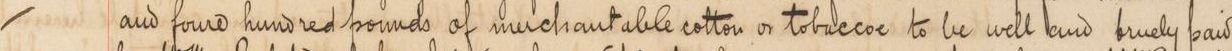
#> input picture images/0F9UPVFDkUYwkiUI.jpg, 1232 x 51 px, found by its file name; its folder holds only this picture in this run
$ python 02_image_forensics.py   (older library calls are emulated)
#> lines starting #> are read from the running program, lines starting #| are printed output that depends on the picture; after the words box and inside, x2 and y2 are one past the last pixel; in counts of white or black regions, pixels touching at a corner belong together
"""Full-dataset image forensics: one row per image for ALL 6,159 images (train + test + unlisted).

Also computes the exact Qwen processor geometry (notebook load_image ladder -> smart_resize) under the
Kaggle transformers-5.0.0 behaviour (MIN_PIXELS=200704, MAX_PIXELS=2e6 honoured) and under the
model-default behaviour (overrides ignored, as in transformers>=5.1x), plus perceptual hashes and a
32x320 grayscale thumbnail for similarity / clustering work.
"""
import math
import os
import sys
from multiprocessing import Pool

import cv2
import numpy as np
import pandas as pd
from PIL import Image

ROOT = "D:/HANAFY/ROAD"
IMG = f"{ROOT}/images"
OUT = f"{ROOT}/work"


def smart_resize(h, w, factor, min_pixels, max_pixels):
    h_bar = round(h / factor) * factor
    w_bar = round(w / factor) * factor
    if h_bar * w_bar > max_pixels:
        beta = math.sqrt((h * w) / max_pixels)
        h_bar = max(factor, math.floor(h / beta / factor) * factor)
        w_bar = max(factor, math.floor(w / beta / factor) * factor)
    elif h_bar * w_bar < min_pixels:
        beta = math.sqrt(min_pixels / (h * w))
        h_bar = math.ceil(h * beta / factor) * factor
        w_bar = math.ceil(w * beta / factor) * factor
    return max(h_bar, factor), max(w_bar, factor)


def ladder_size(w, h):
    """barbados-2.ipynb load_image(): PIL thumbnail (downscale-only, aspect preserved)."""
    a = w / h
    if a > 10:
        box = (2048, 384)
    elif a > 5:
        box = (2048, 512)
    elif a > 3:
        box = (1600, 640)
    else:
        box = (1536, 768)
    if w <= box[0] and h <= box[1]:
        return w, h
    s = min(box[0] / w, box[1] / h)
    # PIL thumbnail rounds to keep aspect; replicate its rounding closely
    nw, nh = max(1, round(w * s)), max(1, round(h * s))
    return min(nw, box[0]), min(nh, box[1])


def phash(gray):
    g = cv2.resize(gray, (32, 32), interpolation=cv2.INTER_AREA).astype(np.float32)
    d = cv2.dct(g)[:8, :8]
    med = np.median(d[1:].ravel()) if d.size else 0
    bits = (d > np.median(d)).ravel()
    return int("".join("1" if b else "0" for b in bits), 2)


def dhash(gray, hs=8):
    g = cv2.resize(gray, (hs * 4 + 1, hs), interpolation=cv2.INTER_AREA).astype(np.int16)
    bits = (g[:, 1:] > g[:, :-1]).ravel()
    return int("".join("1" if b else "0" for b in bits), 2)


def jpeg_info(path):
    info = {}
    try:
        im = Image.open(path)
#> im is the input picture: PIL image 1232x51 RGB; mean R, G, B 211.6, 188.1, 157.3
        info["mode"] = im.mode
        q = getattr(im, "quantization", None) or {}
#> q = 2 items
        if q:
            t0 = np.array(q.get(0, [0]), np.float64)
#> t0 = 64 values, max 36 at index 53, min 3 at index 1, mean 17.33
            info["jpeg_q0_mean"] = float(t0.mean())
            info["jpeg_q0_dc"] = float(t0[0])
            info["jpeg_ntables"] = len(q)
            # libjpeg-style quality estimate from luma table
            std_luma = np.array([16, 11, 10, 16, 24, 40, 51, 61, 12, 12, 14, 19, 26, 58, 60, 55, 14, 13, 16, 24, 40, 57, 69, 56,
                                 14, 17, 22, 29, 51, 87, 80, 62, 18, 22, 37, 56, 68, 109, 103, 77, 24, 35, 55, 64, 81, 104, 113, 92,
                                 49, 64, 78, 87, 103, 121, 120, 101, 72, 92, 95, 98, 112, 100, 103, 99], np.float64)
            s = 100.0 * t0.sum() / std_luma.sum() if len(t0) == 64 else np.nan
#> s = 30.07
            info["jpeg_quality_est"] = float((200 - s) / 2 if s <= 100 else 5000 / s) if s == s else np.nan
        info["progressive"] = int(bool(im.info.get("progressive") or im.info.get("progression")))
        dpi = im.info.get("dpi")
        info["dpi"] = float(dpi[0]) if dpi else np.nan
        try:
            from PIL.JpegImagePlugin import get_sampling
            info["subsampling"] = get_sampling(im)
        except Exception:
            info["subsampling"] = -9
        info["has_exif"] = int(bool(im.info.get("exif")))
        info["has_icc"] = int(bool(im.info.get("icc_profile")))
    except Exception as e:  # noqa
        info["read_error"] = str(e)[:80]
    return info


def shear_score(mask, shears):
    h, w = mask.shape
    best, bs = None, -1
    ys = np.arange(h)[:, None]
    for s in shears:
        M = np.float32([[1, s, -s * h / 2], [0, 1, 0]])
        sh = cv2.warpAffine(mask, M, (w, h), flags=cv2.INTER_NEAREST, borderValue=0)
        col = sh.sum(axis=0).astype(np.float64)
        v = float((col ** 2).sum())
        if v > bs:
            bs, best = v, s
    return best


def skew_score(mask, angles):
    h, w = mask.shape
    best, bs = 0.0, -1
    for a in angles:
        M = cv2.getRotationMatrix2D((w / 2, h / 2), a, 1.0)
        r = cv2.warpAffine(mask, M, (w, h), flags=cv2.INTER_NEAREST, borderValue=0)
        row = r.sum(axis=1).astype(np.float64)
        v = float((row ** 2).sum())
        if v > bs:
            bs, best = v, a
    return best


def runs(b):
    """lengths of consecutive True runs in 1-D bool array"""
    if b.size == 0:
        return np.array([], int)
    d = np.diff(np.concatenate([[0], b.astype(np.int8), [0]]))
    s, e = np.where(d == 1)[0], np.where(d == -1)[0]
    return e - s


def analyse(fn):
    iid = fn[:-4]
    path = os.path.join(IMG, fn)
    r = {"ID": iid, "file_bytes": os.path.getsize(path)}
    r.update(jpeg_info(path))
    bgr = cv2.imread(path, cv2.IMREAD_COLOR)
    if bgr is None:
        r["read_error"] = "cv2_none"
        return r, None
    h, w = bgr.shape[:2]
#> h = 51; w = 1232
    r.update(width=w, height=h, aspect=w / h, pixels=w * h)
    rgb = bgr[..., ::-1].astype(np.float32)
    gray = cv2.cvtColor(bgr, cv2.COLOR_BGR2GRAY)
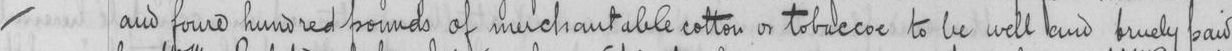
#> gray: shape (51, 1232); min 37, max 233, mean 191.6
    g = gray.astype(np.float32)
    hsv = cv2.cvtColor(bgr, cv2.COLOR_BGR2HSV)
#> hsv: shape (51, 1232, 3); mean H, S, V 17, 68.1, 211.6
    r["is_grayscale"] = int(np.abs(rgb[..., 0] - rgb[..., 2]).mean() < 1.0 and np.abs(rgb[..., 0] - rgb[..., 1]).mean() < 1.0)
    pct = np.percentile(g, [1, 5, 25, 50, 75, 95, 99])
#> pct = [64, 98, 195, 205, 209, 215, 219]
    r.update({f"g_p{p}": float(v) for p, v in zip([1, 5, 25, 50, 75, 95, 99], pct)})
    r["g_mean"], r["g_std"] = float(g.mean()), float(g.std())
    hist = np.bincount(gray.ravel(), minlength=256).astype(np.float64)
#> hist = 256 values, max 4345 at index 208, min 0 at index 0, mean 245.4
    pr = hist / hist.sum()
#> pr = 256 values, max 0.0692 at index 208, min 0 at index 0, mean 0.00391
    r["entropy"] = float(-(pr[pr > 0] * np.log2(pr[pr > 0])).sum())
    r["overexp_frac"] = float((gray >= 250).mean())
    r["underexp_frac"] = float((gray <= 5).mean())
    otsu, _ = cv2.threshold(gray, 0, 255, cv2.THRESH_BINARY + cv2.THRESH_OTSU)
#> otsu = 154
    r["otsu"] = float(otsu)
    # adaptive (Sauvola-like) ink mask, robust to uneven parchment
    blk = max(15, (min(h, w) // 2) | 1)
#> blk = 25
    blk = min(blk, 51)
    ada = cv2.adaptiveThreshold(gray, 255, cv2.ADAPTIVE_THRESH_GAUSSIAN_C, cv2.THRESH_BINARY_INV, blk, 10)
#> ada: shape (51, 1232); 13.4% white in thin lines or dots
    ink_otsu = gray < otsu
#> ink_otsu: shape (51, 1232) bool; 12% white in thin lines or dots
    ink = (ada > 0) & (g < (otsu + 0.5 * (pct[5] if False else 0) + 10))
#> ink: shape (51, 1232) bool; 12.4% white in thin lines or dots
    ink_u8 = ink.astype(np.uint8)
    # remove speckle
    ink_u8 = cv2.morphologyEx(ink_u8, cv2.MORPH_OPEN, np.ones((2, 2), np.uint8))
#> ink_u8: shape (51, 1232); values 0 (black) and 1 (white), 11.5% white in thin lines or dots
    ink = ink_u8 > 0
    bg = ~ink_otsu
#> bg: shape (51, 1232) bool; 88% white; black in thin lines or dots
    r["ink_frac"] = float(ink.mean())
    r["ink_frac_otsu"] = float(ink_otsu.mean())
    ink_vals = g[ink] if ink.any() else g.ravel()
#> ink_vals = 7230 values, max 226 at index 545, min 37 at index 818, mean 133
    bg_vals = g[bg] if bg.any() else g.ravel()
    r["ink_mean"] = float(ink_vals.mean())
    r["ink_p10"] = float(np.percentile(ink_vals, 10))
    r["bg_mean"] = float(bg_vals.mean())
    r["bg_std"] = float(bg_vals.std())
    r["contrast"] = r["bg_mean"] - r["ink_mean"]
    r["fisher_sep"] = float((bg_vals.mean() - ink_vals.mean()) / (bg_vals.std() + ink_vals.std() + 1e-6))
    for c, name in enumerate("RGB"):
        ch = rgb[..., c]
        r[f"bg_{name}"] = float(ch[bg].mean()) if bg.any() else float(ch.mean())
        r[f"ink_{name}"] = float(ch[ink].mean()) if ink.any() else float(ch.mean())
#> after the loop, r = 44 items
    r["bg_tint_RB"] = r["bg_R"] - r["bg_B"]
    r["bg_sat"] = float(hsv[..., 1][bg].mean()) if bg.any() else float(hsv[..., 1].mean())
    r["bg_hue"] = float(np.median(hsv[..., 0][bg])) if bg.any() else float(np.median(hsv[..., 0]))
    r["ink_sat"] = float(hsv[..., 1][ink].mean()) if ink.any() else np.nan
    # faint mid-tones between ink and paper: bleed-through / faded ink proxy
    lo, hi = r["ink_mean"], r["bg_mean"] - 2 * r["bg_std"]
#> lo = 133; hi = 182.1
    r["midtone_frac"] = float(((g > lo + 0.5 * (hi - lo)) & (g < hi)).mean()) if hi > lo else 0.0
    # illumination variation: heavy blur of background
    bgimg = g.copy()
    if ink.any():
        bgimg[ink] = r["bg_mean"]
#> bgimg: shape (51, 1232) float32; min 43, max 233, mean 199.7
    k = int(max(3, (min(h, w) // 2) | 1))
#> k = 25
    big = cv2.GaussianBlur(bgimg, (0, 0), sigmaX=max(3.0, w / 20), sigmaY=max(3.0, h / 4))
    r["illum_cv"] = float(big.std() / (big.mean() + 1e-6))
    r["illum_lr_diff"] = float(big[:, : max(1, w // 10)].mean() - big[:, -max(1, w // 10):].mean())
    # sharpness / blur
    lap = cv2.Laplacian(g, cv2.CV_32F)
    r["lap_var"] = float(lap.var())
    r["lap_var_norm"] = float(lap.var() / (r["contrast"] ** 2 + 1e-6))
    gx = cv2.Sobel(g, cv2.CV_32F, 1, 0)
    gy = cv2.Sobel(g, cv2.CV_32F, 0, 1)
    gm = np.sqrt(gx ** 2 + gy ** 2)
    r["tenengrad"] = float((gm ** 2).mean())
    # edge sharpness: gradient magnitude at edges relative to contrast
    edges = cv2.Canny(gray, 50, 150)
#> edges: shape (51, 1232); 10.4% white in thin lines or dots
    r["edge_density"] = float((edges > 0).mean())
    r["edge_grad_rel"] = float(gm[edges > 0].mean() / (r["contrast"] + 1e-6)) if (edges > 0).any() else 0.0
    # noise: MAD of Laplacian over background pixels (Immerkaer-like)
    bgl = lap[bg] if bg.any() else lap.ravel()
    r["noise_sigma"] = float(1.4826 * np.median(np.abs(bgl - np.median(bgl))) / 6.0 ** 0.5)
    # JPEG blockiness: discontinuity at 8-px boundaries vs inside
    if w > 32 and h > 16:
        dcol = np.abs(np.diff(g, axis=1))
        b_idx = np.arange(7, dcol.shape[1], 8)
#> b_idx = 153 values from 7 to 1223
        nb_idx = np.setdiff1d(np.arange(dcol.shape[1]), b_idx)
#> nb_idx = 1078 values from 0 to 1230
        r["blockiness"] = float(dcol[:, b_idx].mean() / (dcol[:, nb_idx].mean() + 1e-6))
    # ----- geometry of ink -----
    colp = ink.sum(axis=0).astype(np.float64)
#> colp = 1232 values, max 51 at index 1191, min 0 at index 0, mean 5.87
    rowp = ink.sum(axis=1).astype(np.float64)
#> rowp = 51 values, max 400 at index 30, min 32 at index 41, mean 141.8
    tot = ink.sum()
#> tot = 7230
    if tot > 20:
        cc = np.cumsum(colp) / tot
#> cc = 1232 values from 0 to 1
        x0 = int(np.searchsorted(cc, 0.005)); x1 = int(np.searchsorted(cc, 0.995))
#> after `x0 = int(np.searchsorted(cc, 0.005))`: x0 = 10
#> after `x1 = int(np.searchsorted(cc, 0.995))`: x1 = 1228
        rc = np.cumsum(rowp) / tot
#> rc = 51 values from 0.00567 to 1
        y0 = int(np.searchsorted(rc, 0.01)); y1 = int(np.searchsorted(rc, 0.99))
#> after `y0 = int(np.searchsorted(rc, 0.01))`: y0 = 1
#> after `y1 = int(np.searchsorted(rc, 0.99))`: y1 = 50
    else:
        x0, x1, y0, y1 = 0, w - 1, 0, h - 1
    r.update(ink_x0=x0, ink_x1=x1, ink_y0=y0, ink_y1=y1,
             ink_w=x1 - x0 + 1, ink_h=y1 - y0 + 1,
             margin_l=x0 / w, margin_r=(w - 1 - x1) / w, margin_t=y0 / h, margin_b=(h - 1 - y1) / h,
             ink_w_frac=(x1 - x0 + 1) / w, ink_h_frac=(y1 - y0 + 1) / h)
    # text core band (x-height region): rows with density > 30% of max smoothed row density
    rs = np.convolve(rowp, np.ones(3) / 3, mode="same")
#> rs = 51 values, max 387 at index 30, min 27.33 at index 0, mean 140.9
    if rs.max() > 0:
        core = rs > 0.3 * rs.max()
        cr = runs(core)
#> in runs, `d = np.diff(np.concatenate([[0], b.astype(np.int8), [0]]))`: d = 52 values, max 1 at index 15, min -1 at index 38, mean 0
#> in runs, `s, e = np.where(d == 1)[0], np.where(d == -1)[0]`: s = [15]; e = [38]
#> cr = [23]
        r["core_h"] = int(cr.max()) if cr.size else 0
        r["core_center"] = float(np.average(np.arange(h), weights=rs) / h)
        # line count: peaks in heavily smoothed row profile
        ks = max(3, int(h / 12) | 1)
#> ks = 5
        rs2 = cv2.GaussianBlur(rowp.reshape(-1, 1), (1, ks), 0).ravel()
#> rs2 = 51 values, max 382.8 at index 30, min 32.75 at index 42, mean 141.7
        thr = 0.25 * rs2.max()
#> thr = 95.7
        pk = [i for i in range(1, h - 1) if rs2[i] >= rs2[i - 1] and rs2[i] > rs2[i + 1] and rs2[i] > thr]
#> pk = [30]
        # merge peaks closer than core height
        merged = []
        for p in pk:
            if not merged or p - merged[-1] > max(8, r["core_h"]):
                merged.append(p)
#> this loop made 1 pass
#> after the loop, merged = [30]
        r["n_row_peaks"] = len(merged)
    else:
        r["core_h"], r["core_center"], r["n_row_peaks"] = 0, 0.5, 0
    # vertical centroid offset (is the line centered?)
    # connected components
    n, lab, stats, cent = cv2.connectedComponentsWithStats(ink_u8, connectivity=8)
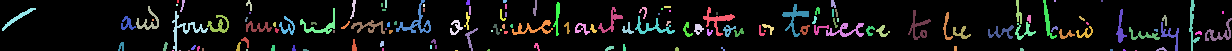
#> lab: shape (51, 1232) int32; 143 distinct labels, from 0 to 142; one colour per label, 0 black
#> n = 143; stats = 143 rows, first 6: [0, 0, 1232, 51, 55602], [177, 0, 2, 3, 6], [180, 0, 5, 12, 27], [246, 0, 6, 11, 31], [350, 0, 6, 19, 49], [385, 0, 2, 8, 16]; cent = 143 pairs, first value 17.54 to 1222.5, second value 0.5 to 50
    areas = stats[1:, cv2.CC_STAT_AREA] if n > 1 else np.array([0])
#> areas = 142 values, max 265 at index 5, min 2 at index 137, mean 50.92
    big_cc = areas >= 8
    r["cc_count"] = int(big_cc.sum())
    r["cc_area_med"] = float(np.median(areas[big_cc])) if big_cc.any() else 0.0
    r["cc_area_p90"] = float(np.percentile(areas[big_cc], 90)) if big_cc.any() else 0.0
    if n > 1 and big_cc.any():
        hts = stats[1:, cv2.CC_STAT_HEIGHT][big_cc]
#> hts = 113 values, max 51 at index 11, min 2 at index 20, mean 12.11
        r["cc_height_med"] = float(np.median(hts))
        # components touching image boundary (cropped glyphs / neighbour lines)
        s = stats[1:][big_cc]
#> s = 113 rows, first 6: [180, 0, 5, 12, 27], [246, 0, 6, 11, 31], [350, 0, 6, 19, 49], [385, 0, 2, 8, 16], [396, 0, 35, 33, 265], [466, 0, 4, 5, 18]
        r["cc_touch_top"] = int((s[:, cv2.CC_STAT_TOP] == 0).sum())
        r["cc_touch_bottom"] = int((s[:, cv2.CC_STAT_TOP] + s[:, cv2.CC_STAT_HEIGHT] >= h).sum())
        r["cc_touch_left"] = int((s[:, cv2.CC_STAT_LEFT] == 0).sum())
        r["cc_touch_right"] = int((s[:, cv2.CC_STAT_LEFT] + s[:, cv2.CC_STAT_WIDTH] >= w).sum())
    r["ink_touch_top"] = float(ink[:2].mean()); r["ink_touch_bottom"] = float(ink[-2:].mean())
    r["ink_touch_left"] = float(ink[:, :2].mean()); r["ink_touch_right"] = float(ink[:, -2:].mean())
    # stroke width via distance transform on ink
    if ink.any():
        dt = cv2.distanceTransform(ink_u8, cv2.DIST_L2, 3)
        # local maxima approx: ridge pixels where dt >= neighbours
        dil = cv2.dilate(dt, np.ones((3, 3), np.uint8))
        ridge = (dt > 0) & (dt >= dil - 1e-6)
#> ridge: shape (51, 1232) bool; 3.5% white in thin lines or dots
        sw = 2 * dt[ridge]
#> sw = 2217 values, max 6.56 at index 454, min 1.91 at index 0, mean 2.71
        r["stroke_w"] = float(np.median(sw)); r["stroke_w_std"] = float(sw.std())
        r["stroke_w_rel"] = r["stroke_w"] / max(1.0, r["core_h"])
        # broken-stroke proxy: fraction of tiny components among all
        r["tiny_cc_frac"] = float((areas < 8).mean()) if areas.size else 0.0
    # word gaps within ink bbox, using core band
    band = ink[max(0, y0):y1 + 1, x0:x1 + 1]
#> band: shape (50, 1219) bool; 11.7% white in thin lines or dots
    cp = band.sum(axis=0) > 0
    gaps = runs(~cp)
#> gaps = 36 values, max 82 at index 0, min 1 at index 6, mean 7.44
    gthr = max(4.0, 0.35 * max(1, r["core_h"]))
#> gthr = 8.05
    r["n_gaps"] = int((gaps >= gthr).sum())
    r["n_gaps_wide"] = int((gaps >= 2 * gthr).sum())
    r["gap_mean"] = float(gaps[gaps >= gthr].mean()) if (gaps >= gthr).any() else 0.0
    # slant & skew on a normalised mask (height 64)
    if tot > 50:
        sc = 64.0 / h
#> sc = 1.25
        m = cv2.resize(ink_u8 * 255, (max(8, int(w * sc)), 64), interpolation=cv2.INTER_AREA)
        m = (m > 64).astype(np.float32)
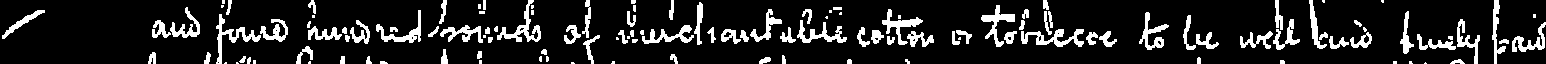
#> m: shape (64, 1546) float32; values 0 (black) and 1 (white), 13.5% white; 128 white regions (36 under 20 px), largest, box (x1, y1, x2, y2) and area: (1021, 29, 1084, 47) 499, (497, 0, 541, 42) 489, (216, 14, 261, 64) 479
        r["slant_shear"] = float(shear_score(m, np.linspace(-0.8, 0.8, 33)))
#> the loop in shear_score, `for s in shears:` made 33 passes
#> (s, M, v, bs, best) on passes 1 to 11: (-0.8, [[1, -0.8, 25.6], [0, 1, 0]], 154886, 154886, -0.8), (-0.75, [[1, -0.75, 24], [0, 1, 0]], 157803, 157803, -0.75), (-0.7, [[1, -0.7, 22.4], [0, 1, 0]], 161028, 161028, -0.7), (-0.65, [[1, -0.65, 20.8], [0, 1, 0]], 163702, 163702, -0.65), (-0.6, [[1, -0.6, 19.2], [0, 1, 0]], 166876, 166876, -0.6), (-0.55, [[1, -0.55, 17.6], [0, 1, 0]], 169700, 169700, -0.55), (-0.5, [[1, -0.5, 16], [0, 1, 0]], 173024, 173024, -0.5), (-0.45, [[1, -0.45, 14.4], [0, 1, 0]], 176237, 176237, -0.45), (-0.4, [[1, -0.4, 12.8], [0, 1, 0]], 179326, 179326, -0.4), (-0.35, [[1, -0.35, 11.2], [0, 1, 0]], 182983, 182983, -0.35), (-0.3, [[1, -0.3, 9.6], [0, 1, 0]], 186466, 186466, -0.3)
#> (s, M, v) on passes 18 to 23: (0.05, [[1, 0.05, -1.6], [0, 1, 0]], 225169), (0.1, [[1, 0.1, -3.2], [0, 1, 0]], 211681), (0.15, [[1, 0.15, -4.8], [0, 1, 0]], 201610), (0.2, [[1, 0.2, -6.4], [0, 1, 0]], 195301), (0.25, [[1, 0.25, -8], [0, 1, 0]], 188590), (0.3, [[1, 0.3, -9.6], [0, 1, 0]], 183852)
#> pass 1, in shear_score, `sh = cv2.warpAffine(mask, M, (w, h), flags=cv2.INTER_NEAREST, borderVa..`:
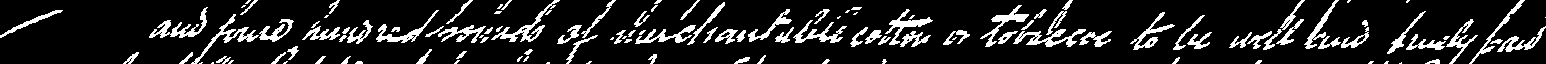
#> sh: shape (64, 1546) float32; values 0 (black) and 1 (white), 13.5% white; 123 white regions (34 under 20 px), largest, box (x1, y1, x2, y2) and area: (491, 0, 560, 42) 500, (1013, 29, 1086, 47) 499, (149, 7, 208, 38) 492
#> after the loop in shear_score, `for s in shears:`: best = 0; bs = 232063
        r["skew_deg"] = float(skew_score(m, np.linspace(-6, 6, 25)))
#> the loop in skew_score, `for a in angles:` made 25 passes
#> (a, M, v, bs, best) on passes 1 to 8: (-6, [[0.995, -0.105, 7.58], [0.105, 0.995, -80.63]], 558957, 558957, -6), (-5.5, [[0.995, -0.0958, 6.63], [0.0958, 0.995, -73.94]], 674714, 674714, -5.5), (-5, [[0.996, -0.0872, 5.73], [0.0872, 0.996, -67.25]], 805370, 805370, -5), (-4.5, [[0.997, -0.0785, 4.89], [0.0785, 0.997, -60.55]], 956281, 956281, -4.5), (-4, [[0.998, -0.0698, 4.12], [0.0698, 0.998, -53.84]], 1147980, 1147980, -4), (-3.5, [[0.998, -0.061, 3.4], [0.061, 0.998, -47.13]], 1353016, 1353016, -3.5), (-3, [[0.999, -0.0523, 2.73], [0.0523, 0.999, -40.41]], 1605730, 1605730, -3), (-2.5, [[0.999, -0.0436, 2.13], [0.0436, 0.999, -33.69]], 1905912, 1905912, -2.5)
#> (a, M, v) on passes 15 to 20: (1, [[1, 0.0175, -0.441], [-0.0175, 1, 13.5]], 4336847), (1.5, [[1, 0.0262, -0.573], [-0.0262, 1, 20.25]], 3379601), (2, [[0.999, 0.0349, -0.646], [-0.0349, 0.999, 27]], 2784088), (2.5, [[0.999, 0.0436, -0.66], [-0.0436, 0.999, 33.75]], 2370287), (3, [[0.999, 0.0523, -0.615], [-0.0523, 0.999, 40.5]], 2005751), (3.5, [[0.998, 0.061, -0.512], [-0.061, 0.998, 47.25]], 1616438)
#> pass 1, in skew_score, `r = cv2.warpAffine(mask, M, (w, h), flags=cv2.INTER_NEAREST, borderVal..`:
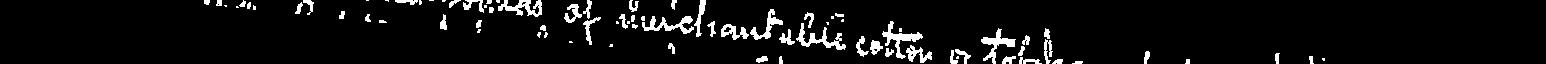
#> r: shape (64, 1546) float32; values 0 (black) and 1 (white), 5.9% white; 82 white regions (24 under 20 px), largest, box (x1, y1, x2, y2) and area: (882, 21, 923, 59) 414, (796, 23, 846, 50) 410, (981, 28, 1016, 64) 379
#> after the loop in skew_score, `for a in angles:`: best = 0.5; bs = 5143851
        # baseline slope: robust fit of per-column lowest ink pixel in core region
        cols = np.where(m.sum(axis=0) > 0)[0]
#> cols = 1226 values from 2 to 1545
        if cols.size > 10:
            low = np.array([np.where(m[:, c] > 0)[0].max() for c in cols], np.float64)
#> low = 1226 values, max 63 at index 43, min 1 at index 1091, mean 43.31
            med = np.median(low)
#> med = 42
            keep = np.abs(low - med) < 12
            if keep.sum() > 10:
                A = np.vstack([cols[keep], np.ones(keep.sum())]).T
#> A = 976 pairs, first value 2 to 1544, second value 1 to 1
                slope = np.linalg.lstsq(A, low[keep], rcond=None)[0][0]
#> slope = 0.008
                r["baseline_slope_deg"] = float(np.degrees(np.arctan(slope)))
    # ----- processor geometry (notebook) -----
    lw, lh = ladder_size(w, h)
#> lw = 1232; lh = 51
    r["ladder_w"], r["ladder_h"] = lw, lh
    for tag, fac, mn, mx in [("q25_kaggle", 28, 256 * 28 * 28, 2_000_000), ("q3_kaggle", 32, 256 * 28 * 28, 2_000_000),
                             ("q25_default", 28, 3136, 12845056), ("q3_default", 32, 65536, 16777216)]:
        rh, rw = smart_resize(lh, lw, fac, mn, mx)
        r[f"{tag}_h"], r[f"{tag}_w"] = rh, rw
        r[f"{tag}_tokens"] = (rh // (fac // 2)) * (rw // (fac // 2)) // 4
        r[f"{tag}_scale"] = rh / h
        r[f"{tag}_token_rows"] = rh // fac
#> after the loop, r = 117 items
    # hashes + thumbnail
    r["phash"] = format(phash(gray), "016x")
#> in phash, `g = cv2.resize(gray, (32, 32), interpolation=cv2.INTER_AREA).astype(np..`:
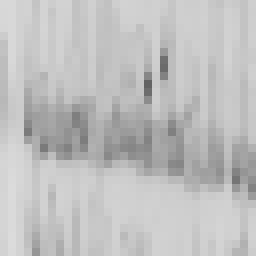
#> g: shape (32, 32) float32 (shown 8 times larger); min 98, max 219, mean 191.6
#> in phash, `med = np.median(d[1:].ravel()) if d.size else 0`: med = -7.86
    r["dhash"] = format(dhash(gray), "064x")
    th = cv2.resize(gray, (320, 32), interpolation=cv2.INTER_AREA)
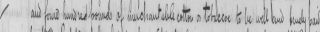
#> th: shape (32, 320); min 57, max 222, mean 191.6
    return r, th


def main():
    files = sorted(f for f in os.listdir(IMG) if f.endswith(".jpg"))
    print("images:", len(files), flush=True)
    with Pool(15) as pool:
        res = pool.map(analyse, files, chunksize=20)
#> res = 1 item
    rows = [a for a, _ in res]
#> rows = 1 item
    thumbs = np.stack([t if t is not None else np.zeros((32, 320), np.uint8) for _, t in res])
    df = pd.DataFrame(rows)
#> df = table of 1 rows and 119 columns
    tr = pd.read_csv(f"{ROOT}/Train.csv"); te = pd.read_csv(f"{ROOT}/Test.csv")
#> (reads Train.csv from the repository)
#> (reads Test.csv from the repository)
    df["split"] = np.where(df.ID.isin(tr.ID), "train", np.where(df.ID.isin(te.ID), "test", "unlisted"))
    df.to_parquet(f"{OUT}/image_features.parquet") if False else df.to_csv(f"{OUT}/image_features.csv", index=False)
    np.save(f"{OUT}/thumbs_32x320.npy", thumbs)
    np.save(f"{OUT}/thumb_ids.npy", df.ID.values)
    print(df.shape, df.split.value_counts().to_dict(), flush=True)
#| (1, 120) {'train': 1}


if __name__ == "__main__":
    main()
